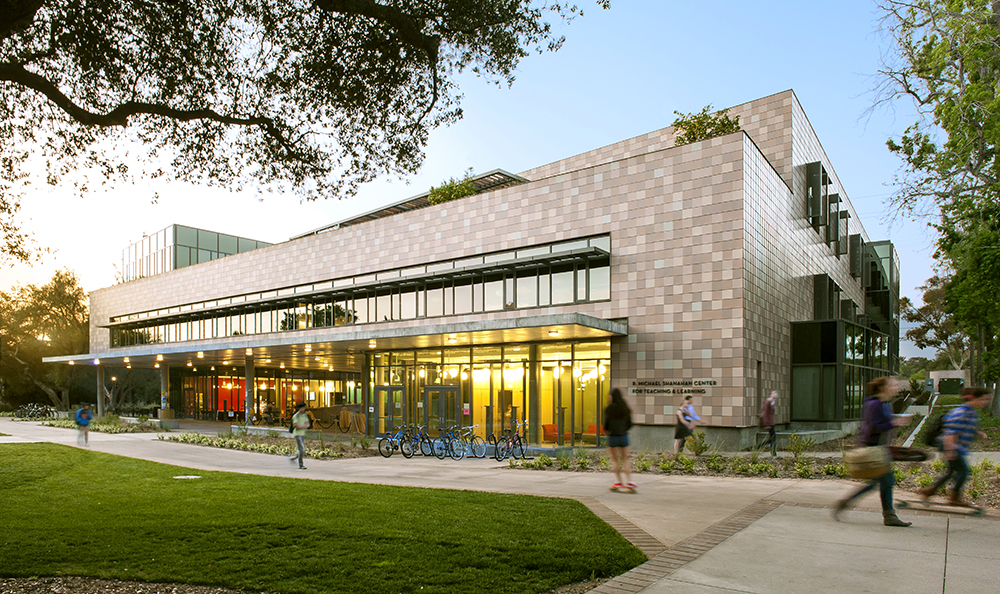
#> input picture 1 - Reading Images/example.jpg, 1000 x 594 px, given in place of the camera
$ python filter3.py
#> lines starting #> are read from the running program, lines starting #| are printed output that depends on the picture; after the words box and inside, x2 and y2 are one past the last pixel; in counts of white or black regions, pixels touching at a corner belong together
import cv2
import numpy as np

#This file is the same as filter1 and filter2, demonstrating morphological transformations
#such transformations can help further reduce noise from an input video.

cap = cv2.VideoCapture(0) #capture the webcam

while True:
    _, frame = cap.read()
#> frame is the input picture: shape (594, 1000, 3); mean B, G, R 119.1, 140.9, 140.6
    hsv = cv2.cvtColor(frame, cv2.COLOR_BGR2HSV)
#> hsv: shape (594, 1000, 3); mean H, S, V 41.6, 101.9, 152.2

    #hsv = hue saturation value
    #here we set threshold values for the color of interest

    lower_color = np.array([160,150,0])
    upper_color = np.array([180,255,255])

    #now we will set a mask for the color
    mask = cv2.inRange(hsv, lower_color, upper_color)
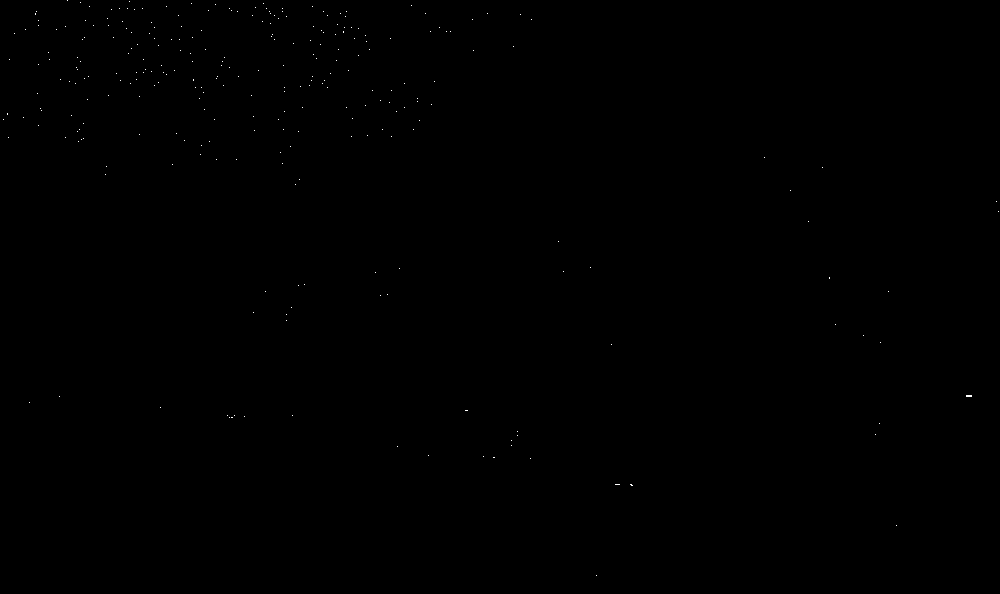
#> mask: shape (594, 1000); 0.05% white in thin lines or dots


    kernel = np.ones((5,5), np.uint8)

    #erosion and dilation use the local neighborhood to reduce input noise.
    #erosion erodes away, getting rid of external noise
    #dilation dilates, getting rid of internal noise
    erosion = cv2.erode(mask, kernel, iterations = 1)
#> erosion: shape (594, 1000); every value is 0
    dilation = cv2.dilate(mask, kernel, iterations = 1)
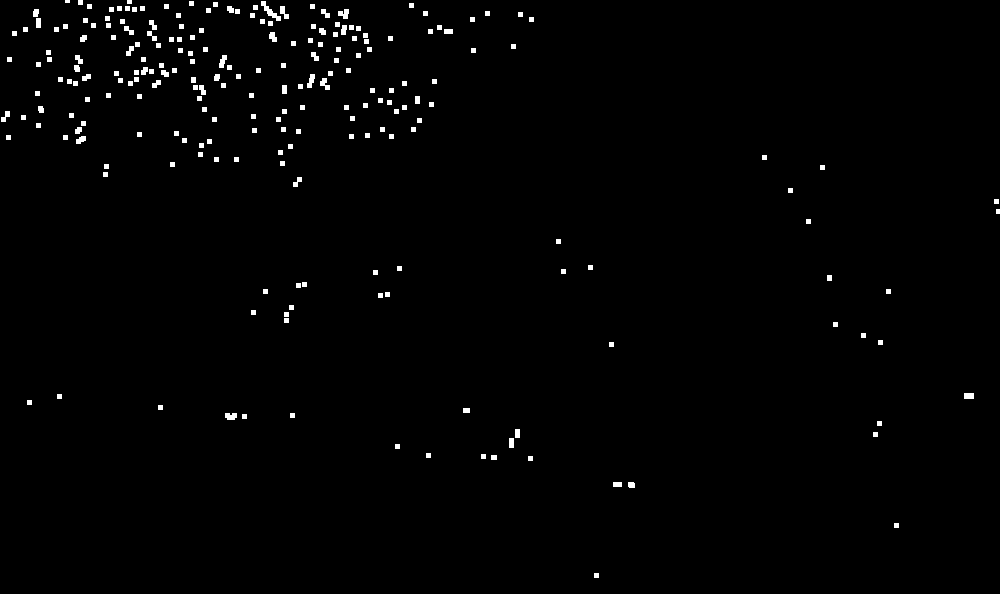
#> dilation: shape (594, 1000); 1.1% white; 228 white regions (1 under 20 px), largest, box (x1, y1, x2, y2) and area: (261, 1, 281, 21) 129, (338, 9, 349, 19) 75, (225, 413, 237, 420) 72

    #opening and closing are morph transforms that further reduce noise
    opening = cv2.morphologyEx(mask, cv2.MORPH_OPEN, kernel)
    closing = cv2.morphologyEx(mask, cv2.MORPH_CLOSE, kernel)
#> closing: shape (594, 1000); 0.06% white in thin lines or dots

    res = cv2.bitwise_and(frame, frame, mask = opening) #masks the color on top of frame
#> res: shape (594, 1000, 3); every value is 0

    #show all the windows
    cv2.imshow('frame', frame)
    #cv2.imshow('mask', mask)
    cv2.imshow('result', res)

    # [4 lines of commented-out code are left out]

    if cv2.waitKey (5) & 0xFF == ord('q'):
#> (key q is pressed here)
        break


cv2.destroyAllWindows()
cap.release()
